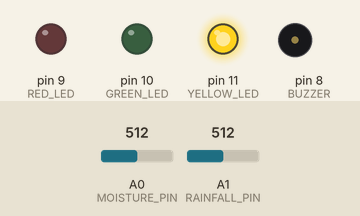
Simulated run of this sketch. Board: Arduino Uno, built with avr-gcc and run on an emulated ATmega328P. On the bench: output pins drawn as LEDs (lit = HIGH), buzzer (waves = sounding). The inputs (shaded band) are chosen by the test bench; at power-on: A0 (MOISTURE_PIN) = 512, A1 (RAINFALL_PIN) = 512. What the sketch prints to the serial monitor is not drawn.

Above: at 0.3 s.
Timing chart, 0 to 3.1 s (numbered marks = the images above):
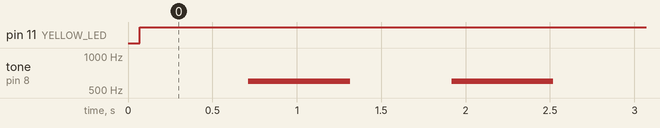

The sketch:

landslide_detector_arduino1.ino
```cpp
// ============================================================
//  Landslide Early Warning System — Tinkercad Simulation
//  Soil Moisture Sensor → A0 (Potentiometer 1)
//  Rainfall Sensor     → A1 (Potentiometer 2)
//  Green LED           → Pin 10 (Normal)
//  Yellow LED          → Pin 11 (Watch)
//  Red LED             → Pin 9  (Warning)
//  Buzzer              → Pin 8
// ============================================================

// --- Pin Definitions ---
const int MOISTURE_PIN = A0;
const int RAINFALL_PIN = A1;
const int GREEN_LED    = 10;
const int YELLOW_LED   = 11;
const int RED_LED      = 9;
const int BUZZER       = 8;

// --- Thresholds (0–1023 analog range) ---
// T1/R1 = Watch level (OR logic)
// T2/R2 = Warning level (AND logic)
const int T1 = 400;   // Moisture Watch threshold (~40% saturation)
const int T2 = 700;   // Moisture Warning threshold (~70% saturation)
const int R1 = 350;   // Rainfall Watch threshold
const int R2 = 650;   // Rainfall Warning threshold

// --- Timing for intermittent buzzer (Watch state) ---
unsigned long previousMillis = 0;
const long BUZZ_INTERVAL = 500;  // buzz every 500ms in Watch state
bool buzzState = false;

void setup() {
  pinMode(GREEN_LED,  OUTPUT);
  pinMode(YELLOW_LED, OUTPUT);
  pinMode(RED_LED,    OUTPUT);
  pinMode(BUZZER,     OUTPUT);
  Serial.begin(9600);
  Serial.println("=== Landslide EWS Simulation Started ===");
  Serial.println("Moisture_Raw | Rainfall_Raw | Alert_State");
  Serial.println("--------------------------------------------");
}

void loop() {
  // --- Read sensor values ---
  int moistureVal = analogRead(MOISTURE_PIN);
  int rainfallVal = analogRead(RAINFALL_PIN);

  // --- Determine alert state ---
  // WARNING: moisture AND rainfall both above upper thresholds
  bool isWarning = (moistureVal >= T2 && rainfallVal >= R2);
  // WATCH: moisture OR rainfall above lower threshold (but not full Warning)
  bool isWatch   = !isWarning && (moistureVal >= T1 || rainfallVal >= R1);
  // NORMAL: everything below lower thresholds

  // --- Apply alert outputs ---
  if (isWarning) {
    // All LEDs off except Red
    digitalWrite(GREEN_LED,  LOW);
    digitalWrite(YELLOW_LED, LOW);
    digitalWrite(RED_LED,    HIGH);
    // Continuous buzzer
    tone(BUZZER, 1000);
    Serial.print(moistureVal);
    Serial.print("         | ");
    Serial.print(rainfallVal);
    Serial.println("          | *** WARNING ***");
  }
  else if (isWatch) {
    // All LEDs off except Yellow
    digitalWrite(GREEN_LED,  LOW);
    digitalWrite(YELLOW_LED, HIGH);
    digitalWrite(RED_LED,    LOW);
    // Intermittent buzzer using millis() (non-blocking)
    unsigned long currentMillis = millis();
    if (currentMillis - previousMillis >= BUZZ_INTERVAL) {
      previousMillis = currentMillis;
      buzzState = !buzzState;
      if (buzzState) {
        tone(BUZZER, 600);
      } else {
        noTone(BUZZER);
      }
    }
    Serial.print(moistureVal);
    Serial.print("         | ");
    Serial.print(rainfallVal);
    Serial.println("          | -- WATCH --");
  }
  else {
    // Normal state — Green LED only, buzzer silent
    digitalWrite(GREEN_LED,  HIGH);
    digitalWrite(YELLOW_LED, LOW);
    digitalWrite(RED_LED,    LOW);
    noTone(BUZZER);
    Serial.print(moistureVal);
    Serial.print("         | ");
    Serial.print(rainfallVal);
    Serial.println("          | Normal");
  }

  delay(300); // Read every 300ms
}
```

Measured:
- by itself, pin 11 (YELLOW_LED): LOW → HIGH at 0.07 s
- by itself, tone on pin 8 (BUZZER): alternates 600 Hz for 0.60 s and silent for 0.60 s
